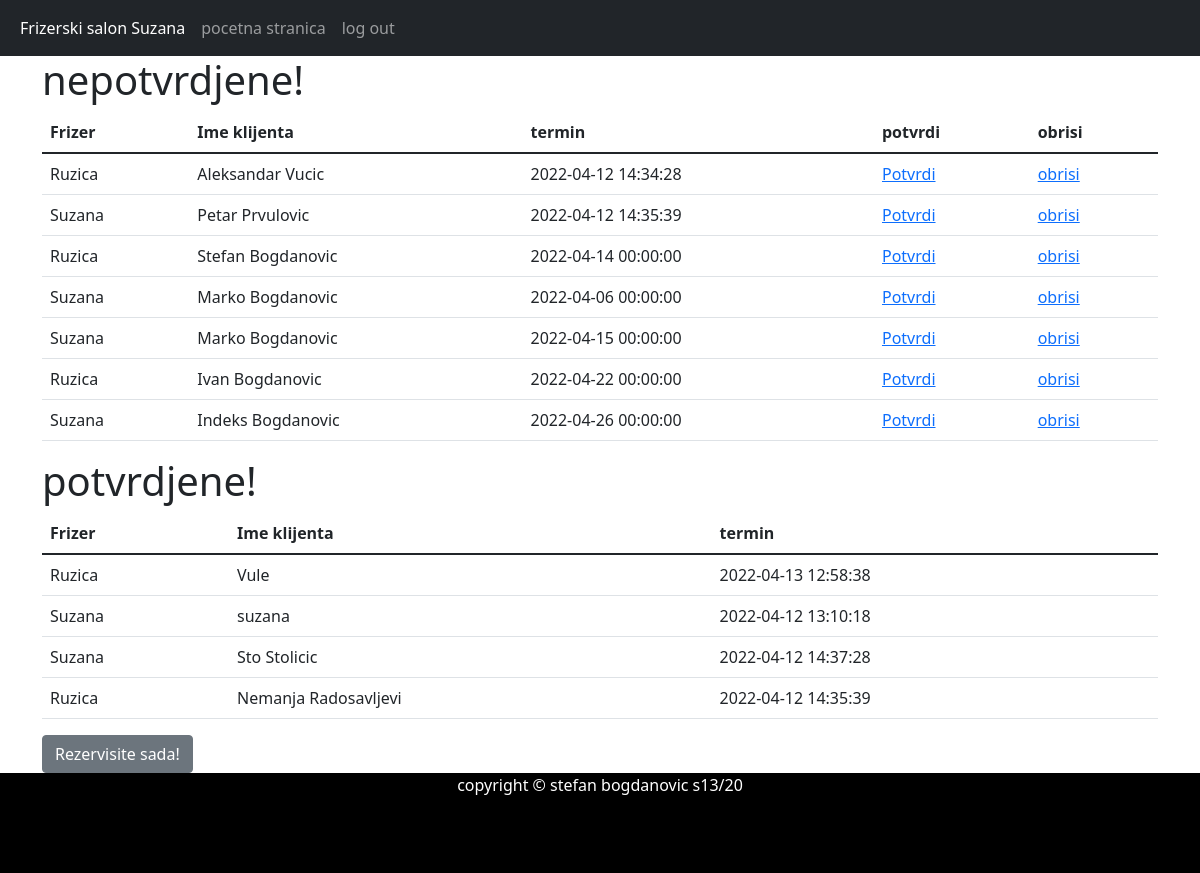
Screenshot of /admin.php (signed in) with the database file from the repository.
### tables this page shows
CREATE TABLE `rezervacija` (
  `id` int(11) NOT NULL,
  `frizer_id` int(11) NOT NULL,
  `ime_musterije` varchar(20) NOT NULL,
  `termin` datetime NOT NULL,
  `potvrdjeno` tinyint(1) NOT NULL
);

CREATE TABLE `frizer` (
  `idd` int(11) NOT NULL,
  `ime` varchar(50) NOT NULL
);

### admin.php (the view, shortened to what this page needs)
<?php require_once "db.php"?>
<?php
    if (isset($_SESSION['user'])){
        $q = "SELECT * FROM `rezervacija` INNER JOIN `frizer` on rezervacija.frizer_id = frizer.idd WHERE potvrdjeno=false;";
        $stmt=$pdo->query($q);
        $rezervacija = $stmt->fetchAll();
        $qr = "SELECT * FROM `rezervacija` INNER JOIN `frizer` on rezervacija.frizer_id = frizer.idd WHERE potvrdjeno=true;";
        $stmt=$pdo->query($qr);
        $potvrdjene = $stmt->fetchAll();
?>
<?php include "modules/head.php"?>
<?php include "modules/mainnav.php"?>
<div class="container">
    <h1>nepotvrdjene!</h1>
    <table class="table">
        <thead>
            <th>Frizer</th>
            <th>Ime klijenta</th>
            <th>termin</th>
            <th>potvrdi</th>
            <th>obrisi</th>
        </thead>
        <tbody>
            <?php foreach($rezervacija as $r){?>
            <tr>
                <td><?=$r['ime']?></td>
                <td><?=$r['ime_musterije']?></td>
                <td><?=$r['termin']?></td>
                <td><a href="potvrdi.php?id=<?=$r['id']?>">Potvrdi</a></td>
                <td><a href="obrisi.php?id=<?=$r['id']?>">obrisi</a></td>
            </tr>
            <?php } ?>
        </tbody>
    </table>
    <h1>potvrdjene!</h1>
    <table class="table">
        <thead>
            <th>Frizer</th>
            <th>Ime klijenta</th>
            <th>termin</th>
        </thead>
        <tbody>
            <?php foreach($potvrdjene as $r){?>
            <tr>
                <td><?=$r['ime']?></td>
                <td><?=$r['ime_musterije']?></td>
                <td><?=$r['termin']?></td>
            </tr>
            <?php } ?>
        </tbody>
    </table>
    <a href="rezervisi.php" class="btn btn-secondary">Rezervisite sada!</a>
</div>
<?php include "modules/foot.php"?>
<?php
    }else{
        http_response_code(403);
        die();
    }
   ?>

### rows the page displays
rezervacija: frizer.ime "Ruzica", ime_musterije "Aleksandar Vucic", termin "2022-04-12 14:34:28"
rezervacija: frizer.ime "Suzana", ime_musterije "Petar Prvulovic", termin "2022-04-12 14:35:39"
rezervacija: frizer.ime "Ruzica", ime_musterije "Stefan Bogdanovic", termin "2022-04-14 00:00:00"
rezervacija: frizer.ime "Suzana", ime_musterije "Marko Bogdanovic", termin "2022-04-06 00:00:00"
rezervacija: frizer.ime "Suzana", ime_musterije "Marko Bogdanovic", termin "2022-04-15 00:00:00"
rezervacija: frizer.ime "Ruzica", ime_musterije "Ivan Bogdanovic", termin "2022-04-22 00:00:00"
rezervacija: frizer.ime "Suzana", ime_musterije "Indeks Bogdanovic", termin "2022-04-26 00:00:00"
rezervacija: frizer.ime "Ruzica", ime_musterije "Vule", termin "2022-04-13 12:58:38"
rezervacija: frizer.ime "Suzana", ime_musterije "suzana", termin "2022-04-12 13:10:18"
rezervacija: frizer.ime "Suzana", ime_musterije "Sto Stolicic", termin "2022-04-12 14:37:28"
rezervacija: frizer.ime "Ruzica", ime_musterije "Nemanja Radosavljevi", termin "2022-04-12 14:35:39"
